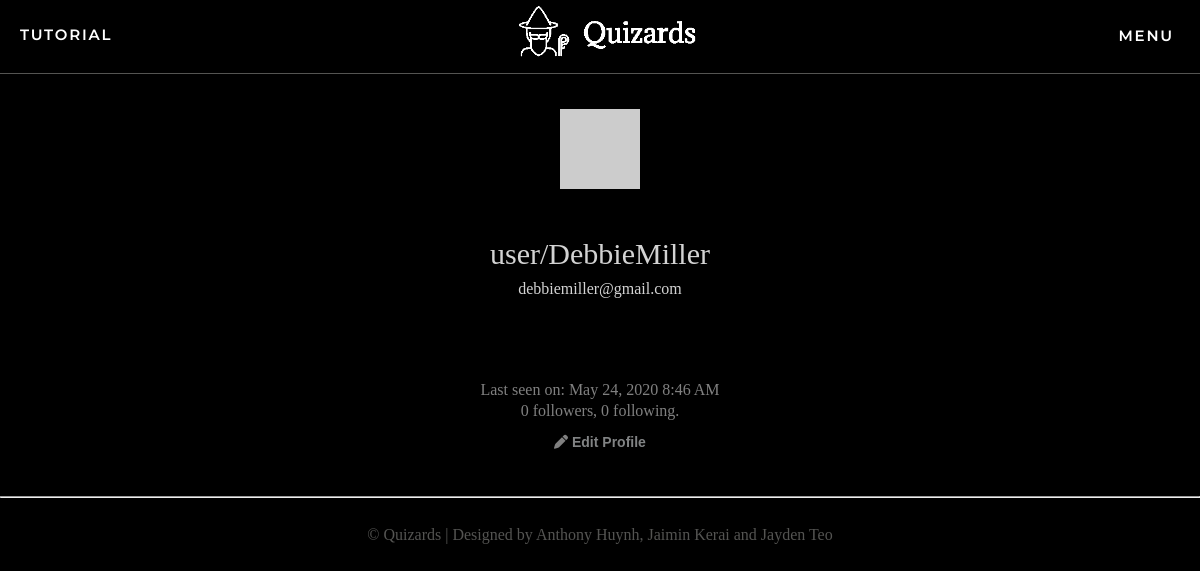
The page /user/DebbieMiller (signed in) on the database as committed earlier.
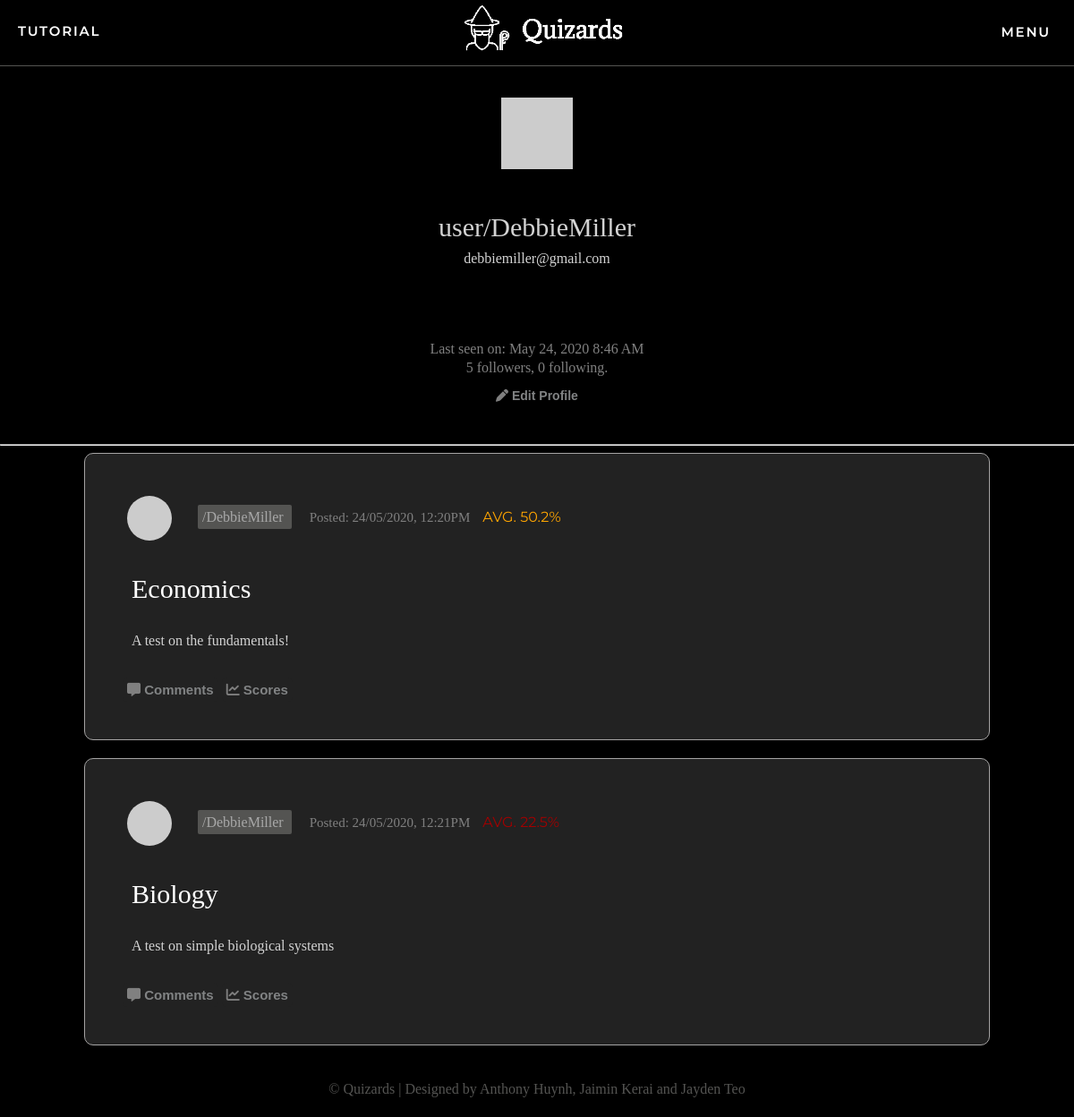
The same page on the database as committed later.
### app/models.py (models this page shows, shortened)
class User(UserMixin, db.Model):
    id = db.Column(db.Integer, primary_key=True)
    username = db.Column(db.String(64), index=True, unique=True)
    email = db.Column(db.String(120), index=True, unique=True)
    password_hash = db.Column(db.String(128))
    posts = db.relationship('Post', backref='author', lazy='dynamic')
    authorOf = db.relationship('Quizzes', backref='author', lazy='dynamic')
    admin = db.Column(db.Boolean, unique=False, default=False)
    marksOf = db.relationship('quizMarks', backref='markOf', lazy='dynamic')
    longanswers = db.relationship('LongAnswers', backref='user', lazy='dynamic')
    def avatar(self, size):
        digest = md5(self.email.lower().encode('utf-8')).hexdigest()
        return 'https://www.gravatar.com/avatar/{}?d=identicon&s={}'.format(
            digest, size)
    about_me = db.Column(db.String(140))
    last_seen = db.Column(db.DateTime, default=datetime.utcnow)
    followed = db.relationship(
        'User', secondary=followers,
        primaryjoin=(followers.c.follower_id == id),
        secondaryjoin=(followers.c.followed_id == id),
        backref=db.backref('followers', lazy='dynamic'), lazy='dynamic')

class Quizzes(db.Model):
    id = db.Column(db.Integer, primary_key=True, autoincrement=True, unique=True)
    name = db.Column(db.String(64))
    description = db.Column(db.String(255))
    questions = db.relationship('Questions', backref='Quizzes', lazy='dynamic')
    mcquestion = db.relationship('multiChoice', backref='MCQuizzes', lazy='dynamic')
    longquestions = db.relationship('LongQuestions', backref='LongQuizzes', lazy='dynamic')
    author_id = db.Column(db.Integer, db.ForeignKey('user.id'))
    pub_date = db.Column(db.DateTime, index=True, default=datetime.utcnow)
    quizMarks = db.relationship('quizMarks', backref='quizMarks', lazy='dynamic')
    posts= db.relationship('Post', backref='post', lazy='dynamic')
    def Avgmark(self):
        total_sum = float(sum(quizMarks.mark for quizMarks in self.quizMarks))
        count = float(quizMarks.query.filter_by(quiz_id=self.id).count())
        if count > 0:
            return round(total_sum/count,2)
        if count == 0:
            return False

class quizMarks(db.Model):
    quizMarks_id = db.Column(db.Integer, primary_key = True, autoincrement=True, unique=True)
    user_id = db.Column(db.Integer, db.ForeignKey('user.id'))
    quiz_id = db.Column(db.Integer, db.ForeignKey('quizzes.id'))
    mark = db.Column(db.Float)
    feedback = db.Column(db.String(500))

### app/routes.py (the view)
@app.route('/user/<username>')
@login_required
def user(username):
    user = User.query.filter_by(username=username).first_or_404()
    page = request.args.get('page', 1, type=int)
    quizzes = user.authorOf.paginate(page)
    return render_template('user.html', user=user, quizzes=quizzes.items)

### app/models.py (called while the page is built)
@login.user_loader
def load_user(id):
    return User.query.get(int(id))

### app/routes.py (called while the page is built)
@app.before_request
def before_request():
    if current_user.is_authenticated:
        g.user = load_user(current_user.id)
        current_user.last_seen = datetime.utcnow()
        db.session.commit()

### app/templates/user.html (shortened to what this page needs)
{% extends "base.html" %}
{% block content %}
<div class="container">
    <table class= "profile-table" width="100%">
        <tr>
            <td width="100%" style="text-align: center;"><img src="{{ user.avatar(128) }}" class="profile-avatar"></td>
        </tr>
        <tr>
            <td style="text-align: center;">
                <p class="username">user/{{ user.username }}</p>
                <p class="email">{{ user.email }}</p>
            </td>
        </tr>
        <tr>
            <td>
            </td>
        </tr>
        <tr>
            <td>
                {% if user.last_seen %}<p>Last seen on: {{ moment(user.last_seen).format('LLL') }}</p>{% endif %}
                <p>{{ user.followers.count() }} followers, {{ user.followed.count() }} following.</p>
                {% if user == current_user %}
                <p><a href="{{ url_for('edit_profile') }}">
                    <button class="clicker2"><i class='fas fa-pen' style="color:gray"></i>  Edit Profile</button>
                </a></p>
                {% elif not current_user.is_following(user) %}
                <p><a href="{{ url_for('follow', username=user.username) }}">
                    <button class="clicker2"><i class='fas fa-user-plus' style="color:gray"></i>  Follow</button>
                </a></p>
                {% else %}
                <p><a href="{{ url_for('unfollow', username=user.username) }}">
                    <button class="clicker2"><i class='fas fa-user-minus' style="color:gray"></i>  Unfollow</button>
                </a></p>
                {% endif %}
            </td>
        </tr>
    </table>
    <hr>
    {% for quiz in quizzes %}
        {% include 'quizdisplay.html' %}
    {% endfor %}
</div>
{% endblock %}

### app/templates/base.html (shortened to what this page needs)
<!DOCTYPE html>
<html lang="en-US">
    <head>
        <link href="{{ url_for('static', filename='css/styles.css') }}" rel="stylesheet">
    </head>
    <body>
        <div class="container">
        <div>
            <ul class="basenav topnav">
                {% if current_user.is_anonymous %}
                <li class="tags"><a href="{{ url_for('tutorial') }}">tutorial</a></li>
                <li class="logo"><a href="{{ url_for('quizzes') }}"><img class='baselogo' src="{{ url_for('static', filename='css/templogo.png') }}"></a></li>
                <li class="tags"><a href="{{ url_for('login') }}">Sign In</a></li>
                {% else %}
                <li class="tags"><a href="{{ url_for('tutorial') }}">tutorial</a></li>
                <li class="logo"><a href="{{ url_for('quizzes') }}"><img class='baselogo' src="{{ url_for('static', filename='css/templogo.png') }}"></a></li>
                <div class="dropdown">
                    <button class="dropbtn"><li class="tags"><a href="{{ url_for('quizzes') }}">Menu</a></li>
                    </button>
                </div>
                {% endif %}
            </ul>
        </div>
        <br>
        <div class="messages">
            {% block content %}
            {% endblock %}
        </div>
        <footer>
            <div class="footer-bottom">&copy; Quizards | Designed by Anthony Huynh, Jaimin Kerai and Jayden Teo
            </div>
        </footer>
    </body>
</html>

### app/templates/quizdisplay.html (shortened to what this page needs)
<div class="row" onclick="location.href='{{ url_for('quizform', quizid=quiz.id,  quizname=quiz.name) }}';" style="cursor:pointer;">
        <table>
            <tr>
                <td colspan=100%;>
                    <a href="{{ url_for('user', username=quiz.author.username) }}" style="text-decoration:none">
                        <img src="{{ quiz.author.avatar(36) }}" class="profile-pic">
                    </a>
                    <a href="{{ url_for('user', username=quiz.author.username) }}" class = "author">
                        /{{ quiz.author.username }}
                    </a><span class="date">Posted: {{ moment(quiz.pub_date).format('DD/MM/YYYY, hh:mmA') }}</span>
                    {% if quiz.Avgmark() == False%}
                    <span class="avgmark">No attempts yet</span>
                    {% elif quiz.Avgmark() >= 75.0 %}
                    <span class="avgmark good">Avg. {{ quiz.Avgmark() }}%</span>
                    {% elif quiz.Avgmark() < 75.0 and quiz.Avgmark() >= 50.0 %}
                    <span class="avgmark ok">Avg. {{ quiz.Avgmark() }}%</span>
                    {% elif quiz.Avgmark() < 50 and quiz.Avgmark() >= 0.0 %}
                    <span class="avgmark bad">Avg. {{ quiz.Avgmark() }}%</span>
                    {% endif %}
                </td>
            </tr>
                        <td colspan=5><a href="{{ url_for('quizform', quizid=quiz.id, quizname=quiz.name) }}" class="quiz-name">
                            {{ quiz.name }} </a></td>
            <tr>
                <td colspan=5, class="desc">{{ quiz.description }}
                </td>
            </tr>
            <tr>
                <td colspan=100%>
                    <a href="{{ url_for('comments', quizid=quiz.id, quizname=quiz.name) }}" style="text-decoration:none">
                        <button class="clicker"><i class='fas fa-comment-alt' style="color:gray"></i> Comments</button>
                    </a>
                    <a href="{{ url_for('scores', quizid=quiz.id, quizname=quiz.name) }}" style="text-decoration:none">
                        <button class="clicker"><i class='fas fa-chart-line' style="color:gray"></i> Scores</button>
                    </a>
                </td>
            </tr>
        </table>
</div>

### app/static/css/styles.css (style rules this page uses)
body { margin: 0; padding: 0; height: 100vh; font-family: Verdana; background-color: black; color: rgb(215, 218, 220); }
.basenav { padding: 0; margin: 0; list-style: none; display: flex; background-color: black; border-bottom: 1px solid #545452; }
.topnav { justify-content: space-between; }
.tags { padding-top: 25px; margin-left: 20px; margin-right: 20px; }
.tags a::after { content: ''; display:block; width:0; height:2px; background: #666666; transition: transform .5s ease-in-out; transform: scaleX(0); margin-top:25px; }
.logo::after { content: ''; display:block; width:0; height:2px; background: #666666; transition: transform .5s ease-in-out; transform: scaleX(0); }
.basenav a { color: white; text-decoration: solid; text-transform: uppercase; letter-spacing: 1.8px; font-family: 'Montserrat'; font-weight: 600; font-size: 15px; }
.basenav .baselogo { transform: translateX(10px); width: 300px; height: auto; }
.dropdown { float: left; overflow: hidden; transition: 0.5s ease; }
.dropdown .dropbtn { font-size: 16px; border: none; outline: none; color: white; background-color: inherit; font-family: inherit; margin: 0; transition: 0.4s ease; }
.messages { text-align: center; }
.row { position:relative; left: 50%; transform: translate(-50%, 0%); max-width: 1000px; width: 80%; background: #222222; padding: 25px; border-radius: 10px; margin-bottom: 20px; border: 1px solid #A5A4A4; }
.profile-pic { border-radius: 50%; padding: 5px; width:50px; margin-top:0px; vertical-align: middle; }
.author { margin: 20px; color: rgb(168, 168, 168); padding: 5px; text-decoration: none; background-color: RGBA(84, 84, 82, 1); border-radius:2px; text-align: center; }
.quiz-name { text-decoration:none; color:white; padding:10px; border-radius:2px; margin-right:20px; font-size:30px; }
.desc { color: lightgrey; padding-left:25px; }
.date { font-size:15px; color: grey; padding-top:15px; }
.avgmark { margin-left: 10px; position: relative; font-family: "Montserrat"; text-transform: uppercase; font-size: 16px; }
.ok { color: orange; }
.bad { color: rgb(161, 0, 0); }
.clicker { background-color: #222222; border: #222222; font-size: 15px; padding: 5px 5px 5px 5px; text-align: center; border-radius: 5px; color: rgb(129, 131, 132); font-weight: 700; }
.clicker { transition-duration: 0.4s; }
.assessments th, td { padding: 15px; text-align: left; }
.profile-avatar { text-align: center; }
.profile-table td { text-align:center; line-height:5px; }
.profile-table .username { font-size: 30px; color:lightgrey; }
.profile-table .email { color:lightgrey; }
.profile-table p { color:grey; }
.clicker2 { background-color: black; border: black; font-size: 14px; padding: 5px 5px 5px 5px; text-align: center; border-radius: 5px; color: rgb(129, 131, 132); font-weight: 700; }
.clicker2 { transition-duration: 0.4s; }
html, body { height:100%; position:relative; overflow:auto; }
.footer-bottom { height: 40px; text-align: center; bottom:0px; left:0px; position:relative; width:100%; color: #545452; padding-top:20px; }

Rows that differ between the two databases and show on the page:
added Quizzes: author.username "DebbieMiller", pub_date "24/05/2020, 12:20PM", Avgmark "50.2", name "Economics", description "A test on the fundamentals!"
added Quizzes: author.username "DebbieMiller", pub_date "24/05/2020, 12:21PM", name "Biology", description "A test on simple biological systems"
Other text that changed with them:
{{ user.followers.count() }}: "0" → "5"
